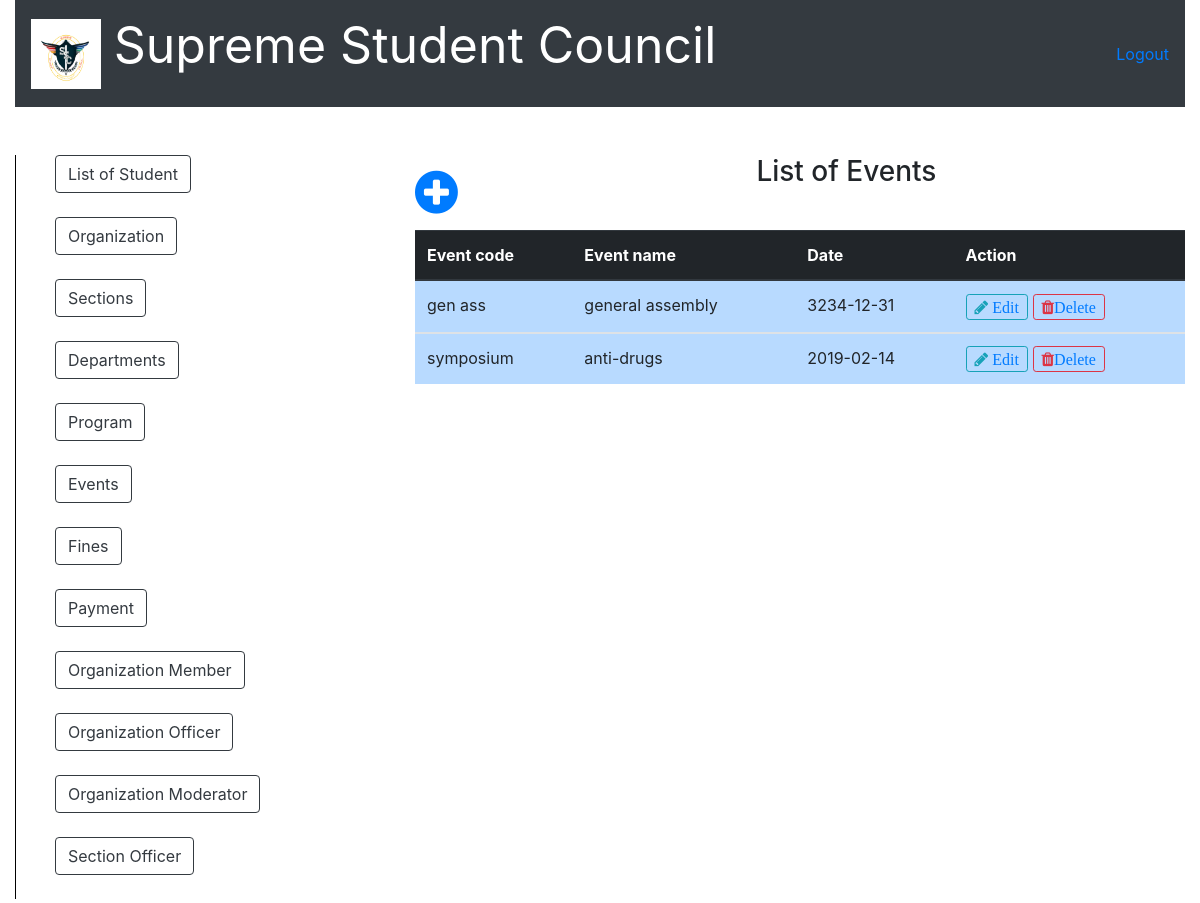
Before: /list_of_event.php with the older database file.
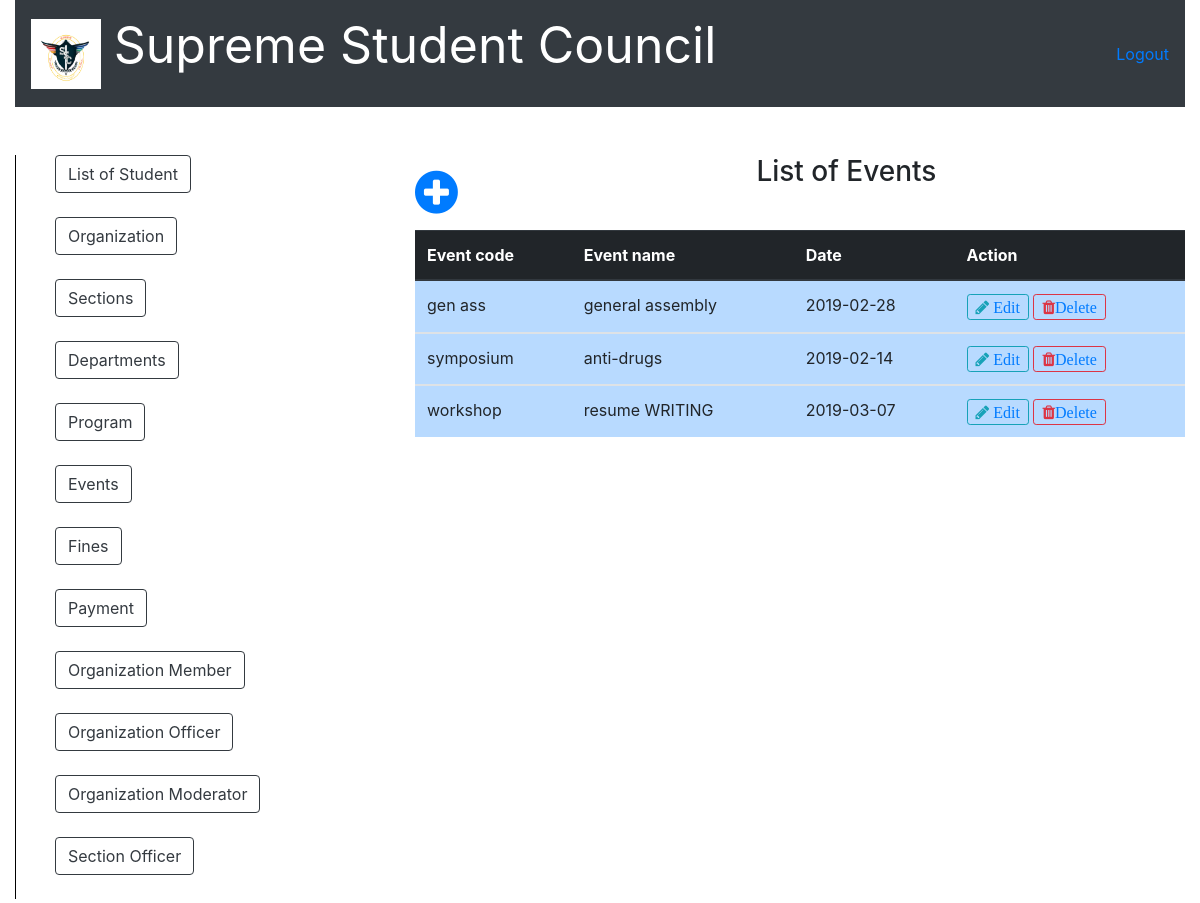
After: the same page with the newer database file.
### tables this page shows
CREATE TABLE `event` (
  `event_code` varchar(100) NOT NULL,
  `event_name` varchar(100) DEFAULT NULL,
  `date` date DEFAULT NULL
);

### list_of_event.php (the view, shortened to what this page needs)
<?php include('server.php'); ?>
<!DOCTYPE html>
<html>
<head>
		<link rel="stylesheet" href="bootstrap/css/bootstrap.min.css">
		<link rel = "stylesheet" href = "font-awesome-4.7.0/font-awesome-4.7.0/css/font-awesome.min.css">
		<link href = "css/style.css" rel = "stylesheet" type = "text/css" >
</head>
<body>
	<div class="container-fluid">
		<nav class="navbar navbar-expand-lg navbar-dark bg-dark">
		   <a href = "index.php"><img src = "ssc.PNG" style=" height:70px; width:70px;"></a>
		  <div class="collapse navbar-collapse" id="navbarTogglerDemo03">
		    	</center><p style="color:white; font-size: 50px; margin-right: 400px;">Supreme Student Council<strong></strong></p>
		    	<a href="logout.php">Logout</a>
		  </div>
		</nav>
	</div>
	<br /><br />
	<div class="container-fluid">
		<div class="row">
			<div class="col-sm-2" >
				<div class="vertical_line">
				<ul style="list-style: none;">
					<li><a href = "list_of_student.php"><button type="button" class="btn btn-outline-dark">List of Student</button></a></li><br />
					<li><a href ="list_of_organization.php"><button type="button" class="btn btn-outline-dark">Organization</button></a></li><br />
					<li><a href ="list_of_section.php"><button type="button" class="btn btn-outline-dark">Sections</button></a></li><br />
					<li><a href ="list_of_department.php"><button type="button" class="btn btn-outline-dark">Departments</button></a></li><br />
					<li><a href ="list_of_program.php"><button type="button" class="btn btn-outline-dark">Program</button></a></li><br />
					<li><a href ="list_of_event.php"><button type="button" class="btn btn-outline-dark">Events</button></a></li><br />
					<li><a href ="fines.php"><button type="button" class="btn btn-outline-dark">Fines</button></a></li><br />
					<li><a href ="payment.php"><button type="button" class="btn btn-outline-dark">Payment</button></a></li><br />
					<li><a href ="list_of_organization_member.php"><button type="button" class="btn btn-outline-dark">Organization Member</button></a></li><br />
					<li><a href ="list_of_organization_officer.php"><button type="button" class="btn btn-outline-dark">Organization Officer</button></a></li><br />
					<li><a href ="list_of_organization_moderator.php"><button type="button" class="btn btn-outline-dark">Organization Moderator</button></a></li><br />
					<li><a href ="list_of_section_officer.php"><button type="button" class="btn btn-outline-dark">Section Officer</button></a></li><br />
				</ul>
				</div>
			</div>
			<div class="col-sm-2" >
			</div>
			<div class="col-sm-8">
				<a href = "add_new_event.php"><span style="float: left; font-size: 50px; margin-right: 50px;"><i class="fa fa-plus-circle" font-size = "50px"></i></span></a>
				<center><h3>List of Events</h3></center><br />
				<?php $results = mysqli_query($db, "SELECT * FROM event"); ?>
				<table class="table table-primary">
				  <thead class="thead-dark">
				    <tr>
				      <th scope="col">Event code</th>
				      <th scope="col">Event name</th>
				      <th scope="col">Date</th>
				      <th scope="col">Action</th>
				    </tr>
				  </thead>
				  <?php while ($row = mysqli_fetch_array($results)){ ?>
				  <tbody>
				    <tr>
				      <td><?php echo $row['event_code']?></td>
				      <td><?php echo $row['event_name']?></td>
				      <td><?php echo $row['date']?></td>
				      <td>
				      	<button type="button" class="btn btn-outline-info btn-sm fa fa-pencil"><a href="update_event.php?EDIT2=<?php echo $row['event_code']; ?>"> Edit </a></button>
						<button type="button" class="btn btn-outline-danger  btn-sm fa fa-trash"><a href="server.php?DEL2=<?php echo $row['event_code']; ?>">Delete</a></button>
				      </td>
				    </tr>
				  </tbody>
				  <?php
  				  } ?>
				</table>
			</div>
		</div>
	</div>
</body>
</html>

Changed rows visible on the page:
changed event "gen ass": date "3234-12-31" → "2019-02-28"
added event: event_code "workshop", event_name "resume WRITING", date "2019-03-07"
